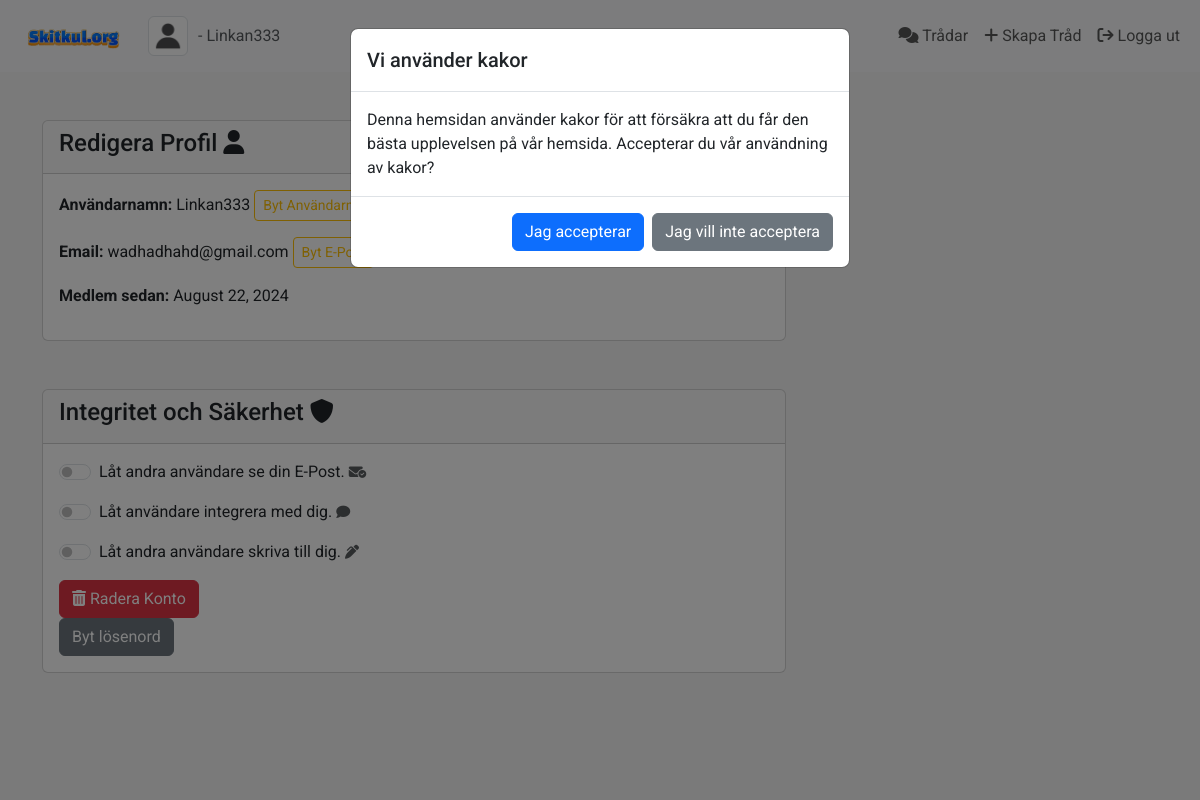
/settings (signed in), run on the app's committed database.
### app.py (models this page shows, shortened)
class User(db.Model, UserMixin):
    id = db.Column(db.Integer, primary_key=True)
    username = db.Column(db.String(150), nullable=False, unique=True)
    email = db.Column(db.String(150), nullable=False, unique=True)
    password = db.Column(db.String(150), nullable=False)
    profile_picture = db.Column(db.String(150), nullable=True)
    join_date = db.Column(db.DateTime, nullable=False, default=datetime.utcnow)
    is_active = db.Column(db.Boolean, default=False)
    threads = db.relationship('Thread', backref='author', lazy=True)
    is_admin = db.Column(db.Boolean, default=False)
    notifications = db.relationship('Notification', back_populates='user', lazy='dynamic')

### app.py (the view, shortened to what this page needs)
@app.route('/settings', methods=['GET', 'POST'])
@login_required
def edit_profile():
    update_profile_form = UpdateProfileForm()
    change_email_form = ChangeEmailForm()
    change_username_form = ChangeUsernameForm()
    delete_form = EmptyForm()
    return render_template('edit_profile.html',
                            update_profile_form=update_profile_form,
                            change_email_form=change_email_form,
                            change_username_form=change_username_form,
                            delete_form=delete_form)

### app.py
class UpdateProfileForm(FlaskForm):
    submit = SubmitField('Spara Ändringar')
    new_email = StringField('Ny E-Postadress', validators=[DataRequired(), Email()])
    submit = SubmitField('Spara Ändringar')
    profile_picture = FileField('Byt profilbild', validators=[FileAllowed(['jpg', 'png'])])
    submit = SubmitField('Uppdatera')

class ChangeEmailForm(FlaskForm):
    new_email = StringField('Ny E-Postadress', validators=[DataRequired(), Email()])
    submit = SubmitField('Spara Ändringar')

### app.py (called while the page is built)
@login_manager.user_loader
def load_user(user_id):
    return User.query.get(int(user_id))

### templates/edit_profile.html (shortened to what this page needs)
{% extends "layout.html" %}
{% block content %}
<div class="col-md-8 mt-5">
    <div class="card mb-4">
        <div class="card-header">
            <h4>Redigera Profil <i class="fas fa-user"></i></h4>
        </div>
        <div class="card-body">
            <p><strong>Användarnamn:</strong>
                {{ current_user.username }}
                <button type="button" class="btn btn-outline-warning btn-sm" data-bs-toggle="modal" data-bs-target="#changeUsernameModal">
                    Byt Användarnamn
                </button>
            </p>
            <p><strong>Email:</strong>
                {{ current_user.email }}
                <button type="button" class="btn btn-outline-warning btn-sm" data-bs-toggle="modal" data-bs-target="#changeEmailModal">Byt E-Post</button>
            </p>
            <p><strong>Medlem sedan: </strong>
                {{ current_user.join_date.strftime('%B %d, %Y') }}
            </p>
        </div>
    </div>
    <div class="col-md-12 mt-5">
        <div class="card mb-4">
            <div class="card-header">
                <h4>Integritet och Säkerhet <i class="fas fa-shield"></i></h4>
            </div>
            <div class="card-body">
                <div class="form-check form-switch mb-2">
                    <input class="form-check-input" type="checkbox" id="flexSwitchCheckDefault">
                    <label class="form-check-label" for="flexSwitchCheckDefault">Låt andra användare se din E-Post. <small class="text-muted"><i class="fa-solid fa-envelope-circle-check"></i></small></label>
                </div>
                <div class="form-check form-switch mb-3 mt-3">
                    <input class="form-check-input" type="checkbox" id="flexSwitchCheckDefault">
                    <label class="form-check-label" for="flexSwitchCheckDefault">Låt användare integrera med dig. <small class="text-muted"><i class="fa-solid fa-comment"></i></small></label>
                </div>
                <div class="form-check form-switch fill='red' mb-3 mt-3">
                    <input class="form-check-input" type="checkbox" id="flexSwitchCheckDefault">
                    <label class="form-check-label" for="flexSwitchCheckDefault">Låt andra användare skriva till dig. <small class="text-muted"><i class="fa-solid fa-pen-clip"></i></small></label>
                </div>
                <form action="{{ url_for('delete_user', username=current_user.username) }}" method="POST" onsubmit="return confirm('Är du säker att du vill ta bort {{ current_user.username }}?');">
                    <button type="submit" class="btn btn-danger"><i class="fas fa-trash-alt"></i> Radera Konto</button>
                </form>
                <a href="#" class="btn btn-secondary">Byt lösenord</a>
            </div>
        </div>
    </div>
</div>
{% endblock %}

### templates/layout.html (shortened to what this page needs)
<!DOCTYPE html>
<html lang="en">
<head>
    <link href="https://cdn.jsdelivr.net/npm/bootstrap@5.3.3/dist/css/bootstrap.min.css" rel="stylesheet">
    <link rel="stylesheet" href="https://cdnjs.cloudflare.com/ajax/libs/font-awesome/6.6.0/css/all.min.css" />
    <link rel="stylesheet" href="{{ url_for('static', filename='css/styles.css') }}">
</head>
<body>
<nav class="navbar navbar-expand-lg navbar-light bg-light">
    <div class="container-fluid">
        <a class="navbar-brand" href="/">
            <img src="/static/media/logga.png" alt="Skitkul.org" width="120">
        </a>
        <div class="d-flex align-items-center">
            {% if current_user.is_authenticated %}
                {% set profile_pic = current_user.profile_picture or 'default.png' %}
                <img src="{{ url_for('static', filename='profile_pics/' + profile_pic) }}" alt="Profile Picture" class="img-thumbnail" style="width: 40px; height: 40px; margin-right: 10px;">
                <a class="mb-0 text-muted" style="text-decoration: none;" href="{{ url_for('user_profile', username=current_user.username) }}">
                    - {{ current_user.username }}
                </a>
            {% endif %}
        </div>
        <div class="collapse navbar-collapse justify-content-end" id="navbarNav">
            <ul class="navbar-nav">
                <li class="nav-item">
                    <a class="nav-link" href="/forum"><i class="fas fa-comments"></i> Trådar</a>
                </li>
                {% if current_user.is_authenticated %}
                    <li class="nav-item">
                        <a class="nav-link" href="/threads/new"><i class="fas fa-plus"></i> Skapa Tråd</a>
                    </li>
                    <li class="nav-item">
                        <a class="nav-link" href="/logout"><i class="fa-solid fa-arrow-right-from-bracket"></i> Logga ut</a>
                    </li>
                {% endif %}
            </ul>
        </div>
    </div>
</nav>
<div class="modal fade" id="cookieConsentModal" tabindex="-1" aria-labelledby="cookieConsentModalLabel" aria-hidden="true">
    <div class="modal-dialog">
        <div class="modal-content">
            <div class="modal-header">
                <h5 class="modal-title" id="cookieConsentModalLabel">Vi använder kakor</h5>
            </div>
            <div class="modal-body">
                Denna hemsidan använder kakor för att försäkra att du får den bästa upplevelsen på vår hemsida. Accepterar du vår användning av kakor?
            </div>
            <div class="modal-footer">
                <button type="button" class="btn btn-primary" id="acceptCookies">Jag accepterar</button>
                <button type="button" class="btn btn-secondary" id="declineCookies">Jag vill inte acceptera</button>
            </div>
        </div>
    </div>
</div>
    <div class="container">
        {% block content %}{% endblock %}
    </div>
    </body>
</html>

### static/styles.css (style rules this page uses)
body { font-family: 'Roboto', sans-serif; background: whitesmoke; }
.navbar-brand img { max-height: 50px; }

### data on the page
User: username "Linkan333", email "wadhadhahd@gmail.com", join_date "August 22, 2024"
